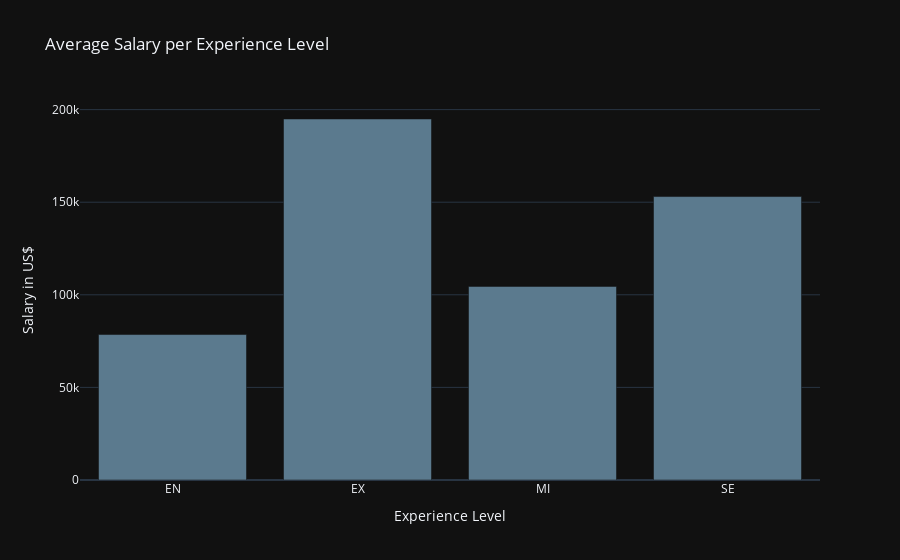

Notebook code cell kept with this figure:
### Markdown cell above
What is the average salary by experience level?

### Code cell
average_salary_per_experience = df.groupby('experience_level')['salary_in_usd'].mean().reset_index()
fig=px.bar(average_salary_per_experience,x="experience_level", y="salary_in_usd",title="Average Salary per Experience Level",template="plotly_dark", color_discrete_sequence=['#5b7a8e'])
fig.update_xaxes(title_text="Experience Level")
fig.update_yaxes(title_text="Salary in US$")
fig

### Figure 1 — Plotly figure (JSON) as saved in the notebook; plotly's stock layout.template omitted (floating-point values rounded to 4 significant figures)
{"data": [{"alignmentgroup": "True", "hovertemplate": "experience_level=%{x}<br>salary_in_usd=%{y}<extra></extra>", "legendgroup": "", "marker": {"color": "#5b7a8e", "pattern": {"shape": ""}}, "name": "", "offsetgroup": "", "orientation": "v", "showlegend": false, "textposition": "auto", "type": "bar", "x": ["EN", "EX", "MI", "SE"], "xaxis": "x", "y": [78550.0, 194900.0, 104500.0, 153100.0], "yaxis": "y"}], "layout": {"barmode": "relative", "legend": {"tracegroupgap": 0}, "title": {"text": "Average Salary per Experience Level"}, "xaxis": {"anchor": "y", "domain": [0, 1], "title": {"text": "Experience Level"}}, "yaxis": {"anchor": "x", "domain": [0, 1], "title": {"text": "Salary in US$"}}}}
